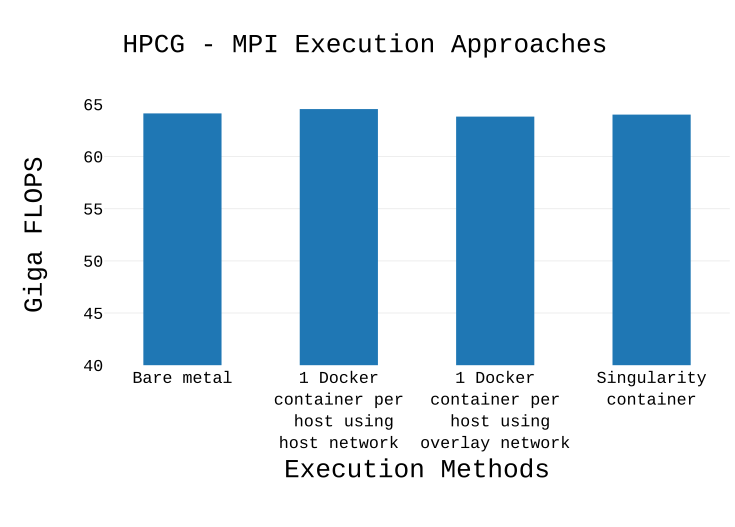

Here is the Python script that generated this plot:
import plotly.plotly as py
import plotly.graph_objs as go

trace1 = go.Bar(
            text=dict(family='Courier New, monospace',size=14,color='#000000'),
            x=['Bare metal',
                '1 Docker<br>container per<br> host using<br>host network<br>',
                '1 Docker<br>container per<br> host using<br>overlay network<br>',
		'Singularity<br>container<br>'
            ],
            y=[64.12878,
                64.54914,
                63.82168,
		64.0155
	    ]
              )
data = [trace1]

layout = go.Layout(
	    margin = dict(l = 100, r = 0, b = 150, t = -100),
	    bargap=0.5,
            barmode='group',
            title="HPCG - MPI Execution Approaches",
 	    titlefont=dict(family='Courier New, monospace',size=25,color='#000000'),
            
            xaxis=dict( 
                title='Execution Methods',
		titlefont=dict(family='Courier New, monospace',size=25,color='#000000'),
		tickfont=dict(family='Courier New, monospace',size=16,color='#000000')
                ),
            yaxis=dict(
                title='Giga FLOPS ',
		titlefont=dict(family='Courier New, monospace',size=25,color='#000000'),
		tickfont=dict(family='Courier New, monospace',size=16,color='#000000'),
		range=[40,65]
                )
            
            )



fig = go.Figure(data=data, layout=layout)
py.image.save_as(fig, filename="hpcg_approaches.pdf") 
